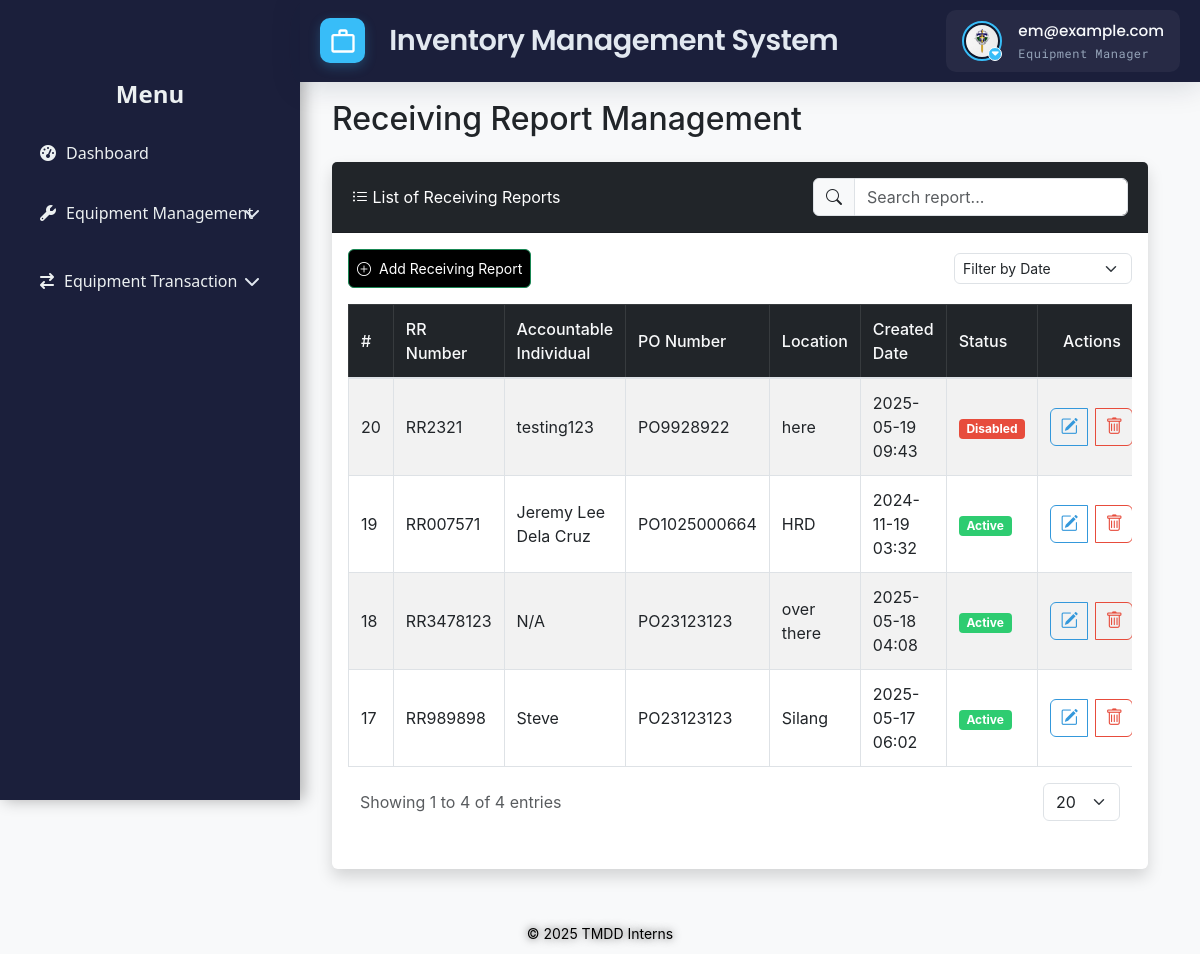
Page /src/view/php/modules/equipment_transactions/receiving_report.php (signed in) on the committed database.
### tables this page shows
CREATE TABLE `receive_report` (
  `id` int(11) NOT NULL,
  `rr_no` varchar(20) DEFAULT NULL,
  `accountable_individual` varchar(255) DEFAULT NULL,
  `ai_loc` text DEFAULT NULL,
  `po_no` varchar(20) DEFAULT NULL,
  `date_created` datetime DEFAULT current_timestamp(),
  `is_disabled` tinyint(1) NOT NULL DEFAULT 0
);

### src/control/RBACService.php (called while the page is built, shortened)
<?php
final class RBACService
{
    private array $privileges = [];
    public function __construct(
        private \PDO $pdo,
        int $userId
    ) {
        $this->loadUserPrivileges($userId);
    }
    private function loadUserPrivileges(int $userId): void
    {
        $sql = <<<'SQL'
        SELECT
          m.module_name,
          p.priv_name
        FROM user_department_roles ur
        JOIN roles r
          ON ur.role_id = r.id
         AND r.is_disabled = 0
        JOIN role_module_privileges rmp
          ON rmp.role_id = r.id
        JOIN modules m
          ON rmp.module_id = m.id
        JOIN privileges p
          ON rmp.privilege_id = p.id
         AND p.is_disabled = 0
       WHERE ur.user_id = ?
    SQL;
        $stmt = $this->pdo->prepare($sql);
        $stmt->execute([$userId]);
        while ($row = $stmt->fetch(\PDO::FETCH_ASSOC)) {
            $this->privileges[$row['module_name']][] = $row['priv_name'];
        }
    }
    public function hasPrivilege(string $module, string $priv): bool
    {
        return isset($this->privileges[$module])
            && in_array($priv, $this->privileges[$module], true);
    }
}

### src/view/php/modules/equipment_transactions/receiving_report.php (the view, shortened to what this page needs)
<?php
require_once '../../../../../config/ims-tmdd.php';
include '../../general/header.php';
$rbac = new RBACService($pdo, $_SESSION['user_id']);
$rbac->requirePrivilege('Equipment Transactions', 'View');
$canCreate = $rbac->hasPrivilege('Equipment Transactions', 'Create');
$canModify = $rbac->hasPrivilege('Equipment Transactions', 'Modify');
$canDelete = $rbac->hasPrivilege('Equipment Transactions', 'Remove');
if (isset($_SESSION['user_id'])) {
    $pdo->exec("SET @current_user_id = " . (int)$_SESSION['user_id']);
    $pdo->exec("SET @current_module = 'Receiving Report'");
} else {
    $pdo->exec("SET @current_user_id = NULL");
    $pdo->exec("SET @current_module = NULL");
}
$ipAddress = $_SERVER['REMOTE_ADDR'];
$pdo->exec("SET @current_ip = '" . $ipAddress . "'");
$errors = [];
try {
    $stmt = $pdo->query("SELECT * FROM receive_report ORDER BY id DESC");
    $receivingReports = $stmt->fetchAll();
} catch (PDOException $e) {
    $errors[] = "Error retrieving Receiving Reports: " . $e->getMessage();
}
?>
<!DOCTYPE html>
<html lang="en">
<head>
    <link href="https://cdn.jsdelivr.net/npm/bootstrap@5.3.0/dist/css/bootstrap.min.css" rel="stylesheet">
    <link href="https://cdn.jsdelivr.net/npm/bootstrap-icons@1.10.5/font/bootstrap-icons.css" rel="stylesheet">
    <link rel="stylesheet" href="https://cdn.jsdelivr.net/npm/select2@4.1.0-rc.0/dist/css/select2.min.css" />
    <link href="../../../styles/css/equipment-transactions.css" rel="stylesheet">
</head>
<body>
<?php include('../../general/sidebar.php'); ?>
<div class="main-content">
    <div class="container-fluid">
        <h2 class="mb-4">Receiving Report Management</h2>
        <div class="card shadow" style="margin-top: 20px;">
            <div class="card-header bg-dark text-white d-flex justify-content-between align-items-center">
                <span><i class="bi bi-list-ul"></i> List of Receiving Reports</span>
                <div class="input-group w-auto">
                    <span class="input-group-text"><i class="bi bi-search"></i></span>
                    <input type="text" id="searchReport" class="form-control" placeholder="Search report...">
                </div>
            </div>
            <div class="card-body p-3">
                <div class="d-flex justify-content-between align-items-center mb-3">
                        <?php if ($canCreate): ?>
                            <button type="button" class="btn btn-success btn-sm" id="openAddBtn">
                                <i class="bi bi-plus-circle"></i> Add Receiving Report
                            </button>
                        <?php endif; ?>
                        <select class="form-select form-select-sm" id="dateFilter" style="width: auto;">
                            <option value="">Filter by Date</option>
                        </select>
                </div>
                <div class="table-responsive" id="table">
                    <table id="rrTable" class="table table-striped table-bordered table-sm mb-0">
                        <thead class="table-dark">
                        <tr>
                            <th>#</th>
                            <th>RR Number</th>
                            <th>Accountable Individual</th>
                            <th>PO Number</th>
                            <th>Location</th>
                            <th>Created Date</th>
                            <th>Status</th>
                            <th class="text-center">Actions</th>
                        </tr>
                        </thead>
                        <tbody>
                        <?php if (!empty($receivingReports)): ?>
                            <?php foreach ($receivingReports as $rr): ?>
                                <tr>
                                    <td><?= htmlspecialchars($rr['id']) ?></td>
                                    <td><?= htmlspecialchars($rr['rr_no']) ?></td>
                                    <td><?= htmlspecialchars($rr['accountable_individual']) ?></td>
                                    <td><?= htmlspecialchars($rr['po_no']) ?></td>
                                    <td><?= htmlspecialchars($rr['ai_loc']) ?></td>
                                    <td><?= date('Y-m-d H:i', strtotime($rr['date_created'])) ?></td>
                                    <td>
                                        <?= $rr['is_disabled'] == 1
                                            ? '<span class="badge bg-danger">Disabled</span>'
                                            : '<span class="badge bg-success">Active</span>'
                                        ?>
                                    </td>
                                    <td class="text-center">
                                        <div class="btn-group" role="group">
                                            <?php if ($canModify): ?>
                                                <button
                                                        class="btn btn-sm btn-outline-primary edit-report"
                                                        data-id="<?= htmlspecialchars($rr['id']) ?>"
                                                        data-rr="<?= htmlspecialchars($rr['rr_no']) ?>"
                                                        data-individual="<?= htmlspecialchars($rr['accountable_individual']) ?>"
                                                        data-po="<?= htmlspecialchars($rr['po_no']) ?>"
                                                        data-location="<?= htmlspecialchars($rr['ai_loc']) ?>"
                                                        data-date_created="<?= htmlspecialchars($rr['date_created']) ?>">
                                                    <i class="bi bi-pencil-square"></i> <span>Edit</span>
                                                </button>
                                            <?php endif; ?>
                                            <?php if ($canDelete): ?>
                                                <button
                                                        class="btn btn-sm btn-outline-danger delete-report"
                                                        data-id="<?= htmlspecialchars($rr['id']) ?>">
                                                    <i class="bi bi-trash"></i> <span>Remove</span>
                                                </button>
                                            <?php endif; ?>
                                        </div>
                                    </td>
                                </tr>
                            <?php endforeach; ?>
                        <?php else: ?>
                            <tr>
                                <td colspan="8">No Receiving Reports found.</td>
                            </tr>
                        <?php endif; ?>
                        </tbody>
                    </table>
                </div>
                <div class="container-fluid mt-3">
                    <div class="row align-items-center g-3">
                        <div class="col-auto text-muted">
                            Showing <span id="currentPage">1</span> to <span id="rowsPerPage">0</span> of <span
                                    id="totalRows">0</span> entries
                        </div>
                        <div class="col-auto ms-auto d-flex gap-2 align-items-center">
                            <select id="rowsPerPageSelect" class="form-select" style="width: auto;">
                                <option value="20" selected>20</option>
                            </select>
                        </div>
                    </div>
                    <div class="row mt-3">
                        <div class="col-12">
                        </div>
                    </div>
                </div>
            </div>
        </div>
    </div>
</div>
<?php include('../../general/footer.php'); ?>
</body>
</html>

### src/view/styles/css/header_footer.css (style rules this page uses)
* { margin: 0; padding: 0; box-sizing: border-box; }
body { background: #f5f7fb; }
.main-content { margin-left: 300px; padding-top: 70px; }

### src/view/styles/css/equipment-transactions.css (style rules this page uses)
:root { --primary-color: #2c3e50; --secondary-color: #3498db; --success-color: #2ecc71; --danger-color: #e74c3c; --warning-color: #f39c12; --info-color: #3498db; --light-color: #f8f9fa; --dark-color: #343a40; --bg-color: #f8f9fa; --text-color: #333333; --border-color: #dee2e6; --shadow-color: rgba(0, 0, 0, 0.1); --border-radius: 0.375rem; --transition-speed: 0.2s; --font-family: 'Inter', system-ui, -apple-system, sans-serif; }
body { font-family: var(--font-family); background-color: var(--bg-color); min-height: 100vh; padding-top: 80px; }
.main-content { margin-left: 300px; padding: 20px; width: calc(100vw - 320px); }
.card { border: none; box-shadow: 0 4px 12px var(--shadow-color); border-radius: var(--border-radius); margin-bottom: 1.5rem; }
.card-header { display: flex; justify-content: space-between; align-items: center; padding: 1rem 1.25rem; }
.card-body { padding: 1.25rem; }
.table { width: 100%; border-collapse: collapse; margin-bottom: 0; }
.table-responsive { overflow-x: auto; margin-bottom: 1rem; }
.table th { color: var(--light-color); font-weight: 500; vertical-align: middle; padding: 0.75rem; border-bottom: 2px solid var(--border-color); }
.table td { padding: 0.75rem; vertical-align: middle; border-top: 1px solid var(--border-color); }
.table-striped tbody tr:nth-of-type(odd) { background-color: rgba(0, 0, 0, 0.02); }
.btn { border-radius: var(--border-radius); transition: all var(--transition-speed) ease-in-out; display: inline-flex; align-items: center; gap: 0.5rem; padding: 0.5rem 0.75rem; }
.btn-sm { padding: 0.5rem 0.5rem; font-size: 0.875rem; }
.edit-invoice, .edit-report, .edit-po, .delete-invoice, .delete-report, .remove-po { width: 38px; height: 38px; padding: 0; justify-content: center; }
.edit-invoice i, .edit-report i, .edit-po i, .delete-invoice i, .delete-report i, .remove-po i { font-size: 1.1rem; }
.btn-success { background-color: #000000; color: white; }
.btn-outline-primary { color: var(--secondary-color); border-color: var(--secondary-color); }
.btn-outline-danger { color: var(--danger-color); border-color: var(--danger-color); }
.btn-group { display: flex; gap: 0.5rem; }
.form-control, .form-select { border-radius: var(--border-radius); border: 1px solid var(--border-color); transition: border-color var(--transition-speed) ease-in-out, box-shadow var(--transition-speed) ease-in-out; }
.input-group { display: flex; align-items: center; }
.input-group-text { background-color: var(--light-color); border: 1px solid var(--border-color); border-radius: var(--border-radius); }
.mb-3 { margin-bottom: 1rem; }
.mb-4 { margin-bottom: 1.5rem; }
.mt-3 { margin-top: 1rem; }
.text-center { text-align: center; }
.d-flex { display: flex; }
.justify-content-between { justify-content: space-between; }
.align-items-center { align-items: center; }
.gap-2 { gap: 0.5rem; }
.badge { display: inline-block; padding: 0.35em 0.65em; font-size: 0.75em; font-weight: 700; line-height: 1; text-align: center; white-space: nowrap; vertical-align: baseline; border-radius: 0.25rem; }
.bg-success { background-color: var(--success-color) !important; }
.bg-danger { background-color: var(--danger-color) !important; }

### src/view/styles/css/sidebar.css (style rules this page uses)
:root { --sidebar-bg-start: #2c3e50; --sidebar-bg-end: #34495e; --sidebar-text: #ecf0f1; --hover-bg: rgba(255, 255, 255, 0.1); }

### rows in the picture
receive_report: id "20", rr_no "RR2321", accountable_individual "testing123", po_no "PO9928922", ai_loc "here", date_created "2025-05-19 09:43", is_disabled "Disabled"
receive_report: id "19", rr_no "RR007571", accountable_individual "Jeremy Lee Dela Cruz", po_no "PO1025000664", ai_loc "HRD", date_created "2024-11-19 03:32", is_disabled "Active"
receive_report: id "18", rr_no "RR3478123", accountable_individual "N/A", po_no "PO23123123", ai_loc "over there", date_created "2025-05-18 04:08", is_disabled "Active"
receive_report: id "17", rr_no "RR989898", accountable_individual "Steve", po_no "PO23123123", ai_loc "Silang", date_created "2025-05-17 06:02", is_disabled "Active"

### other values in the picture
$email "em@example.com"
$role "Equipment Manager"
